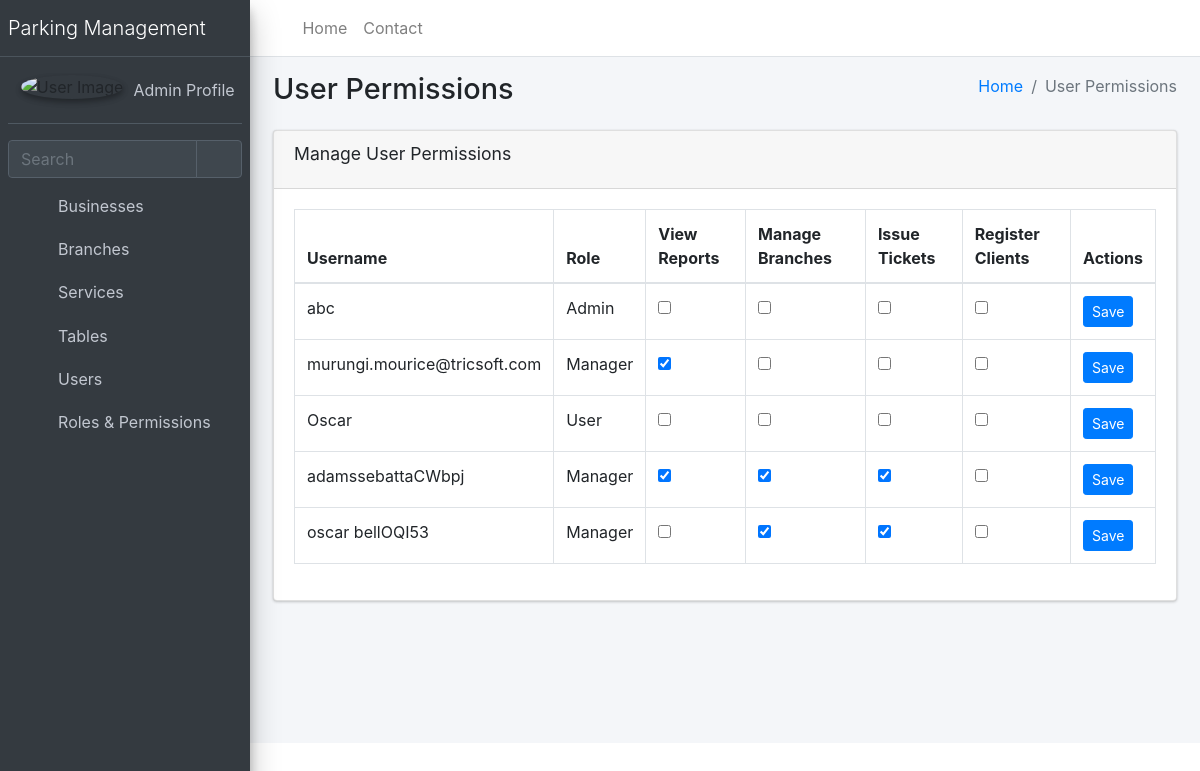
The page /user-permissions/ (signed in) on the database its author committed.
### parkingMangtApp/models.py (models this page shows, shortened)
class User(AbstractUser, PermissionsMixin):
    class Role(models.TextChoices):
        ADMIN = "ADMIN", "Admin"
        USER = "USER", "User"
        MANAGER = "MANAGER", "Manager"
    role = models.CharField(
        max_length=50,
        choices=Role.choices,
        default=Role.USER  # Default new users to 'USER' unless specified
    )
    objects = UserManager()

class UserPermission(models.Model):
    user = models.OneToOneField(User, on_delete=models.CASCADE, related_name='userpermission')
    can_view_reports = models.BooleanField(default=False)
    can_manage_branches = models.BooleanField(default=False)
    can_issue_tickets = models.BooleanField(default=False)
    can_register_clients = models.BooleanField(default=False)

### parkingMangtApp/views.py (the view, shortened to what this page needs)
# urls.py: path('user-permissions/', views.user_permission, name='user_permission'),
@login_required
def user_permission(request):
    User = get_user_model()  # Ensure we are using the custom user model
    if request.user.role != User.Role.ADMIN.value:
        return redirect('index')  # Redirect non-ADMIN users
    users = User.objects.filter(
        role__in=[
            User.Role.ADMIN.value,
            User.Role.USER.value,
            User.Role.MANAGER.value
        ]
    )
    return render(request, 'tables/userpermission.html', {'users': users})

### templates/tables/userpermission.html (shortened to what this page needs)
{% extends 'base.html' %}
{% block content %}
<div class="content-wrapper">
    <section class="content-header">
        <div class="container-fluid">
            <div class="row mb-2">
                <div class="col-sm-6">
                    <h1>User Permissions</h1>
                </div>
                <div class="col-sm-6">
                    <ol class="breadcrumb float-sm-right">
                        <li class="breadcrumb-item"><a href="{% url 'index' %}">Home</a></li>
                        <li class="breadcrumb-item active">User Permissions</li>
                    </ol>
                </div>
            </div>
        </div>
    </section>
    <section class="content">
        <div class="container-fluid">
            <div class="card">
                <div class="card-header">
                    <h3 class="card-title">Manage User Permissions</h3>
                </div>
                <div class="card-body">
                    <form method="post">
                        <table class="table table-bordered">
                            <thead>
                                <tr>
                                    <th>Username</th>
                                    <th>Role</th>
                                    <th>View Reports</th>
                                    <th>Manage Branches</th>
                                    <th>Issue Tickets</th>
                                    <th>Register Clients</th>
                                    <th>Actions</th>
                                </tr>
                            </thead>
                            <tbody>
                                {% for user in users %}
                                <tr>
                                    <td>{{ user.username }}</td>
                                    <td>{{ user.get_role_display }}</td>
                                    <td><input type="checkbox" name="can_view_reports" {% if user.userpermission.can_view_reports %}checked{% endif %}></td>
                                    <td><input type="checkbox" name="can_manage_branches" {% if user.userpermission.can_manage_branches %}checked{% endif %}></td>
                                    <td><input type="checkbox" name="can_issue_tickets" {% if user.userpermission.can_issue_tickets %}checked{% endif %}></td>
                                    <td><input type="checkbox" name="can_register_clients" {% if user.userpermission.can_register_clients %}checked{% endif %}></td>
                                    <td>
                                        <button type="submit" class="btn btn-primary btn-sm">Save</button>
                                    </td>
                                </tr>
                            {% endfor %}
                            </tbody>
                        </table>
                    </form>
                </div>
            </div>
        </div>
    </section>
</div>
{% endblock %}

### rows shown on the page
User: username "abc", role "Admin"
User: username "murungi.mourice@tricsoft.com", role "Manager", can_view_reports "☑"
User: username "Oscar", role "User"
User: username "adamssebattaCWbpj", role "Manager", can_view_reports "☑", can_manage_branches "☑", can_issue_tickets "☑"
User: username "oscar bellOQI53", role "Manager", can_manage_branches "☑", can_issue_tickets "☑"
